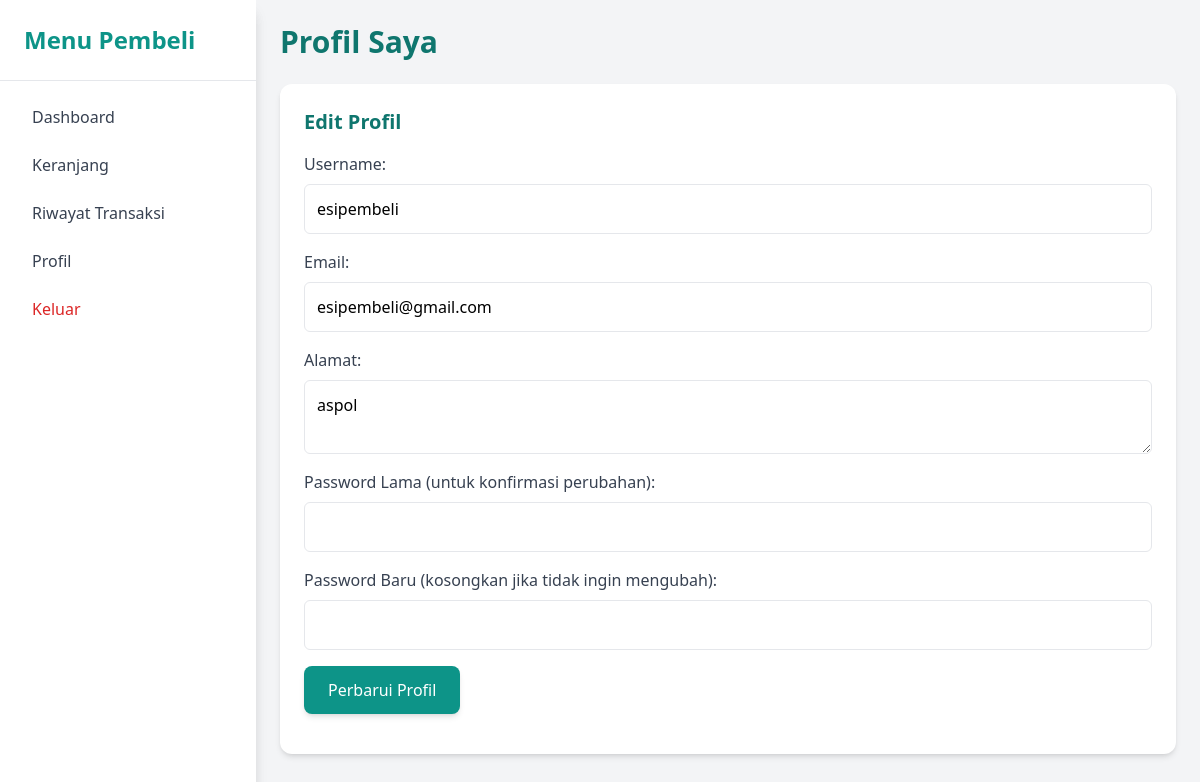
Screenshot of /pembeli/profil.php (signed in) with the database file from the repository.
### tables this page shows
CREATE TABLE `pembeli_222233` (
  `pembeli_id_222233` int(11) NOT NULL,
  `user_id_222233` int(11) NOT NULL,
  `alamat_222233` text NOT NULL
);

CREATE TABLE `users_222233` (
  `user_id_222233` int(11) NOT NULL,
  `nama_222233` varchar(255) NOT NULL,
  `username_222233` varchar(100) NOT NULL,
  `email_222233` varchar(100) NOT NULL,
  `password_222233` varchar(255) NOT NULL,
  `role_222233` enum('admin','kasir','pembeli','supplier') NOT NULL,
  `created_at_222233` timestamp NOT NULL DEFAULT current_timestamp()
);

### pembeli/profil.php (the view, shortened to what this page needs)
<?php
include '../koneksi.php';
include 'sidebar.php';
$user_id = $_SESSION['user_id'];
$query = "SELECT u.username_222233, u.email_222233, u.nama_222233, p.alamat_222233
          FROM users_222233 u
          JOIN pembeli_222233 p ON u.user_id_222233 = p.user_id_222233
          WHERE u.user_id_222233 = $user_id";
$result = mysqli_query($conn, $query);
$pembeli_data = mysqli_fetch_assoc($result);
?>
<!DOCTYPE html>
<html lang="id">
<head>
    <script src="https://cdn.tailwindcss.com"></script>
</head>
<body class="bg-gray-100 min-h-screen font-sans">
    <?php include 'sidebar.php'; ?>
    <div class="ml-64 p-6">
        <h1 class="text-3xl font-bold text-teal-700 mb-6">Profil Saya</h1>
        <?php if ($pembeli_data): ?>
            <div class="bg-white rounded-xl shadow-md p-6">
                <h2 class="text-xl font-semibold text-teal-700 mb-4">Edit Profil</h2>
                <form action="profil.php" method="POST">
                    <div class="mb-4">
                        <label for="username" class="block text-gray-700">Username:</label>
                        <input type="text" id="username" name="username" value="<?= htmlspecialchars($pembeli_data['username_222233']) ?>" required class="w-full p-3 border rounded-md mt-2">
                    </div>
                    <div class="mb-4">
                        <label for="email" class="block text-gray-700">Email:</label>
                        <input type="email" id="email" name="email" value="<?= htmlspecialchars($pembeli_data['email_222233']) ?>" required class="w-full p-3 border rounded-md mt-2">
                    </div>
                    <div class="mb-4">
                        <label for="alamat" class="block text-gray-700">Alamat:</label>
                        <textarea id="alamat" name="alamat" required class="w-full p-3 border rounded-md mt-2"><?= htmlspecialchars($pembeli_data['alamat_222233']) ?></textarea>
                    </div>
                    <div class="mb-4">
                        <label for="current_password" class="block text-gray-700">Password Lama (untuk konfirmasi perubahan):</label>
                        <input type="password" id="current_password" name="current_password" required class="w-full p-3 border rounded-md mt-2">
                    </div>
                    <div class="mb-4">
                        <label for="new_password" class="block text-gray-700">Password Baru (kosongkan jika tidak ingin mengubah):</label>
                        <input type="password" id="new_password" name="new_password" class="w-full p-3 border rounded-md mt-2">
                    </div>
                    <div>
                        <input type="submit" name="update_profil" value="Perbarui Profil" class="bg-teal-600 text-white px-6 py-3 rounded-lg shadow-md hover:bg-teal-700">
                    </div>
                </form>
            </div>
        <?php endif; ?>
    </div>
</body>
</html>

### rows the page displays
pembeli_222233: username "esipembeli", email "esipembeli@gmail.com", alamat "aspol"
